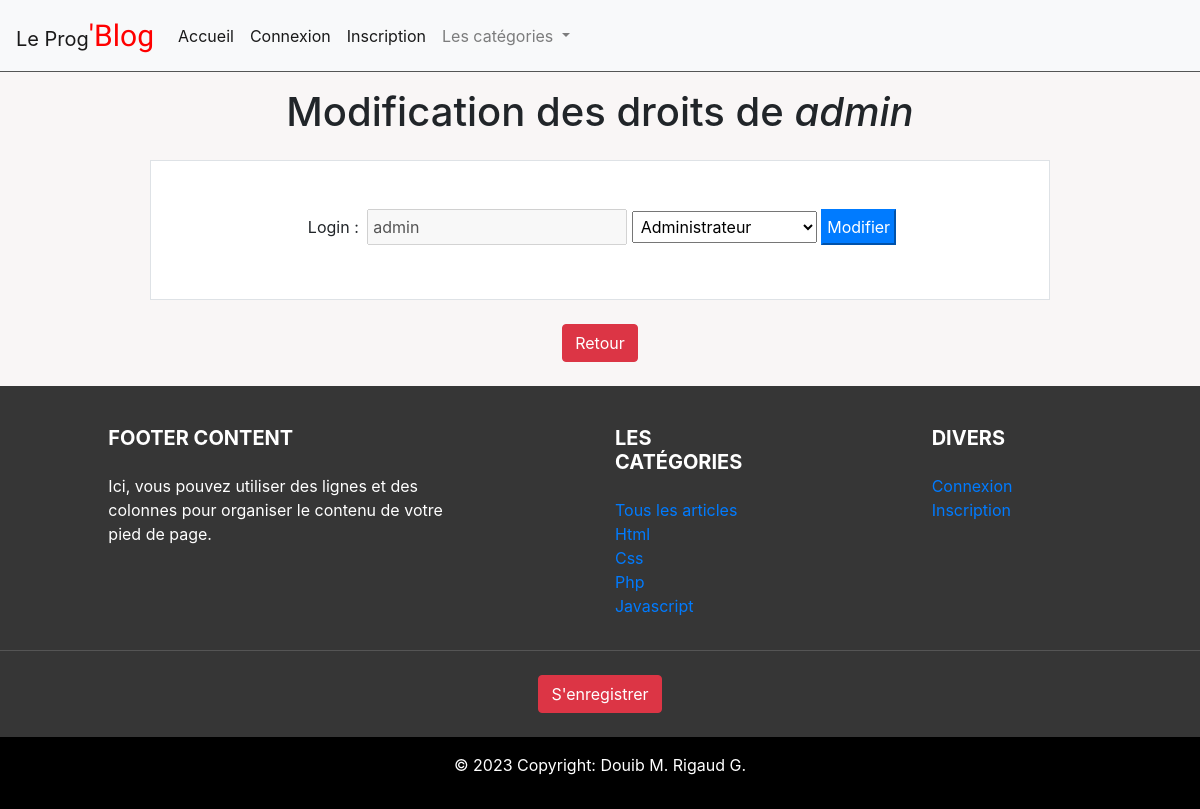
The page /modification_user.php?id=8 on the database its author committed.
### tables this page shows
CREATE TABLE IF NOT EXISTS `utilisateurs` (
  `id` int(11) NOT NULL AUTO_INCREMENT,
  `login` varchar(255) NOT NULL,
  `password` varchar(255) NOT NULL,
  `email` varchar(255) NOT NULL,
  `id_droits` int(11) NOT NULL DEFAULT 1,
  PRIMARY KEY (`id`)
);

CREATE TABLE IF NOT EXISTS `droits` (
  `id` int(11) NOT NULL AUTO_INCREMENT,
  `nom` varchar(80) NOT NULL,
  PRIMARY KEY (`id`)
);

CREATE TABLE IF NOT EXISTS `categories` (
  `id` int(11) NOT NULL AUTO_INCREMENT,
  `nom` varchar(80) NOT NULL,
  PRIMARY KEY (`id`)
);

### php/fonction/fonctions.php (called while the page is built, shortened)
<?php
function recuperation($base,$selection,$table) {
    $requete = $base->prepare("SELECT $selection FROM $table" );
    $requete->execute();
    $resultat = $requete->fetchall();
    return $resultat ;
}
function recuperation_join($base,$table,$table2,$table_join1,$table_join2,$parametre2,$parametre3){
    $requete = $base->prepare("SELECT * FROM $table INNER JOIN $table2 ON $table_join1 = $table_join2 WHERE $parametre2 = ?");
    $requete->execute(array($parametre3));
    $resultat = $requete->fetchall();
    return $resultat;
}
?>

### php/include/connexion.php (called while the page is built)
<?php
require 'php/fonction/fonctions.php';
$bd = connexionPDO();
$categories = recuperation($bd,'*','categories');
?>

### modification_user.php (the view, shortened to what this page needs)
<?php
require 'php/include/connexion.php';
$id_utilisateur = $_GET['id'];
$infos_user = recuperation_join($bd,'utilisateurs','droits','utilisateurs.id_droits','droits.id','utilisateurs.id',$id_utilisateur);
?>
<!DOCTYPE html>
<html lang="fr">
<head>
    <link rel="stylesheet" href="https://maxcdn.bootstrapcdn.com/bootstrap/4.0.0/css/bootstrap.min.css">
    <link href="src/fontello/css/fontello.css" rel="stylesheet">
    <link href="src/css/styles.css" rel="stylesheet">
</head>
<body>
    <header><?php include 'php/include/header.php'; ?></header>
    <main class="main_admin">
        <h1 class="text-center pb-3 pt-3">Modification des droits de <em><?= $infos_user[0]['login'] ?></em> </h1>
        <form class="text-center mt-4 mb-4  w-75 m-auto p-5 bg-white border" action="php/traitement/formulaire_modification_user.php?id=<?= $id_utilisateur?>" method="POST">
            <label class="p-1" for="login">Login :</label>
            <input class="p-1" type="text" id="login" name="login" value="<?= $infos_user[0]['login']?>" disabled>
            <select class="p-1" name="droits" id="droits">
                <option value="1337" <?php if ($infos_user[0]['nom'] == "administrateur") { echo "selected";}?>>Administrateur</option>
            </select>
            <input class=" btn-primary p-1" type="submit" value="Modifier" name="modifier">
        </form>
        <a class="btn btn-danger mt-4 mb-4 ml-auto mr-auto" href="admin.php">Retour</a>
    </main>
    <?php include 'php/include/footer.php'; ?>
</body>
</html>

### php/include/footer.php (shortened to what this page needs)
<footer class="page-footer font-small stylish-color-dark pt-4">
  <div class="container text-center text-md-left">
    <div class="row">
      <div class="col-md-4 mx-auto">
        <h5 class="font-weight-bold text-uppercase mt-3 mb-4">Footer Content</h5>
        <p>Ici, vous pouvez utiliser des lignes et des colonnes pour organiser le contenu de votre pied de page. </p>
      </div>
      <div class="col-md-2 mx-auto">
        <h5 class="font-weight-bold text-uppercase mt-3 mb-4">Les catégories</h5>
        <ul class="list-unstyled">
            <li><a href="articles.php">Tous les articles</a></li>
            <?php if (isset($categories)) :?>
                <?php for ($i=0 ; $i<COUNT($categories); $i++) : ?>
                    <li>
                        <a href="articles.php?categorie=<?= $categories[$i]['id']?>&p=1"><?= ucwords(strtolower($categories[$i]['nom'])) ?></a>
                    </li>
                <?php endfor ;?>
            <?php endif ;?>
        </ul>
      </div>
      <div class="col-md-2 mx-auto">
        <h5 class="font-weight-bold text-uppercase mt-3 mb-4">Divers</h5>
        <ul class="list-unstyled">
        <?php if (isset($_SESSION['user']->id)) :?>
          <?php if ($_SESSION['user']->id_droits == 42 || $_SESSION['user']->id_droits == 1337 ) : ?>
              <li>
                <a href="creer-article.php" >Créer un article</a>
              </li>
          <?php endif ;?>
          <?php if ( $_SESSION['user']->id_droits == 1337 ) : ?>
              <li>
                <a href="admin.php" >Espace administrateur</a>
              </li>
          <?php endif ;?>
          <li>
            <a href="profil.php" >Mon compte</a>
          </li>
        <?php else :?>
          <li>
            <a href="connexion.php" >Connexion</a>
          </li>
          <li>
            <a href="inscription.php" >Inscription</a>
          </li>
        <?php endif ;?>
        </ul>
      </div>
    </div>
  </div>
<?php if (!isset($_SESSION['user']->id)) : ?>
  <hr>
  <ul class="list-unstyled list-inline text-center py-2">
    <li class="list-inline-item">
      <a href="inscription.php" class="btn btn-danger btn-rounded">S'enregistrer</a>
    </li>
  </ul>
<?php endif ;?>
  <div class="footer-copyright text-center py-3">
    <p> © 2023 Copyright: Douib M. Rigaud G.</p>
  </div>
</footer>

### src/css/styles.css (style rules this page uses)
footer { color: white; background-color: rgb(54, 54, 54); }
.footer-copyright { background-color: black; }
hr { border-top: 1px solid rgb(85, 85, 85) ; }
.main_admin { text-align: center; background-color: #f9f6f6; }

### rows shown on the page
utilisateurs: login "admin"
droits: droits "Administrateur"
categories: nom "Html"
categories: nom "Css"
categories: nom "Php"
categories: nom "Javascript"
